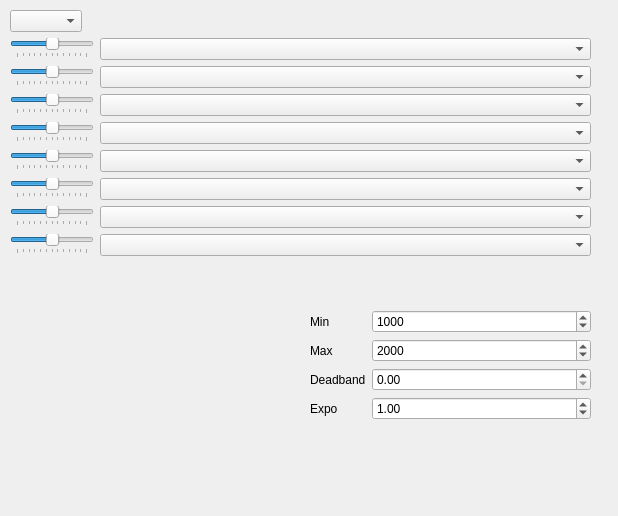
<?xml version="1.0" encoding="UTF-8"?>
<ui version="4.0">
 <class>InputMappingWindow</class>
 <widget class="QWidget" name="InputMappingWindow">
  <property name="geometry">
   <rect>
    <x>0</x>
    <y>0</y>
    <width>618</width>
    <height>516</height>
   </rect>
  </property>
  <property name="windowTitle">
   <string>Form</string>
  </property>
  <widget class="QCustomPlot" name="plot" native="true">
   <property name="geometry">
    <rect>
     <x>10</x>
     <y>310</y>
     <width>281</width>
     <height>171</height>
    </rect>
   </property>
   <property name="sizePolicy">
    <sizepolicy hsizetype="Expanding" vsizetype="Expanding">
     <horstretch>0</horstretch>
     <verstretch>0</verstretch>
    </sizepolicy>
   </property>
  </widget>
  <widget class="QWidget" name="layoutWidget">
   <property name="geometry">
    <rect>
     <x>310</x>
     <y>310</y>
     <width>281</width>
     <height>171</height>
    </rect>
   </property>
   <layout class="QFormLayout" name="formLayout">
    <item row="0" column="0">
     <widget class="QLabel" name="label">
      <property name="text">
       <string>Min</string>
      </property>
     </widget>
    </item>
    <item row="0" column="1">
     <widget class="QSpinBox" name="min">
      <property name="maximum">
       <number>3000</number>
      </property>
      <property name="value">
       <number>1000</number>
      </property>
     </widget>
    </item>
    <item row="1" column="0">
     <widget class="QLabel" name="label_3">
      <property name="text">
       <string>Max</string>
      </property>
     </widget>
    </item>
    <item row="1" column="1">
     <widget class="QSpinBox" name="max">
      <property name="maximum">
       <number>3000</number>
      </property>
      <property name="value">
       <number>2000</number>
      </property>
     </widget>
    </item>
    <item row="2" column="0">
     <widget class="QLabel" name="label_4">
      <property name="text">
       <string>Deadband</string>
      </property>
     </widget>
    </item>
    <item row="2" column="1">
     <widget class="QDoubleSpinBox" name="deadband">
      <property name="maximum">
       <double>1.000000000000000</double>
      </property>
      <property name="singleStep">
       <double>0.100000000000000</double>
      </property>
     </widget>
    </item>
    <item row="3" column="0">
     <widget class="QLabel" name="label_5">
      <property name="text">
       <string>Expo</string>
      </property>
     </widget>
    </item>
    <item row="3" column="1">
     <widget class="QDoubleSpinBox" name="expo">
      <property name="maximum">
       <double>2.000000000000000</double>
      </property>
      <property name="singleStep">
       <double>0.100000000000000</double>
      </property>
      <property name="value">
       <double>1.000000000000000</double>
      </property>
     </widget>
    </item>
   </layout>
  </widget>
  <widget class="QWidget" name="">
   <property name="geometry">
    <rect>
     <x>10</x>
     <y>10</y>
     <width>581</width>
     <height>262</height>
    </rect>
   </property>
   <layout class="QFormLayout" name="formLayout_2">
    <item row="0" column="0">
     <widget class="QComboBox" name="comboBox_2"/>
    </item>
    <item row="1" column="0">
     <widget class="QSlider" name="horizontalSlider">
      <property name="sizePolicy">
       <sizepolicy hsizetype="Expanding" vsizetype="Fixed">
        <horstretch>0</horstretch>
        <verstretch>0</verstretch>
       </sizepolicy>
      </property>
      <property name="minimum">
       <number>900</number>
      </property>
      <property name="maximum">
       <number>2100</number>
      </property>
      <property name="singleStep">
       <number>10</number>
      </property>
      <property name="pageStep">
       <number>100</number>
      </property>
      <property name="value">
       <number>1500</number>
      </property>
      <property name="orientation">
       <enum>Qt::Horizontal</enum>
      </property>
      <property name="invertedAppearance">
       <bool>false</bool>
      </property>
      <property name="tickPosition">
       <enum>QSlider::TicksBelow</enum>
      </property>
      <property name="tickInterval">
       <number>100</number>
      </property>
     </widget>
    </item>
    <item row="1" column="1">
     <widget class="QComboBox" name="comboBox"/>
    </item>
    <item row="2" column="0">
     <widget class="QSlider" name="horizontalSlider_2">
      <property name="sizePolicy">
       <sizepolicy hsizetype="Expanding" vsizetype="Fixed">
        <horstretch>0</horstretch>
        <verstretch>0</verstretch>
       </sizepolicy>
      </property>
      <property name="minimum">
       <number>900</number>
      </property>
      <property name="maximum">
       <number>2100</number>
      </property>
      <property name="singleStep">
       <number>10</number>
      </property>
      <property name="pageStep">
       <number>100</number>
      </property>
      <property name="value">
       <number>1500</number>
      </property>
      <property name="orientation">
       <enum>Qt::Horizontal</enum>
      </property>
      <property name="invertedAppearance">
       <bool>false</bool>
      </property>
      <property name="tickPosition">
       <enum>QSlider::TicksBelow</enum>
      </property>
      <property name="tickInterval">
       <number>100</number>
      </property>
     </widget>
    </item>
    <item row="2" column="1">
     <widget class="QComboBox" name="comboBox_3"/>
    </item>
    <item row="3" column="0">
     <widget class="QSlider" name="horizontalSlider_3">
      <property name="sizePolicy">
       <sizepolicy hsizetype="Expanding" vsizetype="Fixed">
        <horstretch>0</horstretch>
        <verstretch>0</verstretch>
       </sizepolicy>
      </property>
      <property name="minimum">
       <number>900</number>
      </property>
      <property name="maximum">
       <number>2100</number>
      </property>
      <property name="singleStep">
       <number>10</number>
      </property>
      <property name="pageStep">
       <number>100</number>
      </property>
      <property name="value">
       <number>1500</number>
      </property>
      <property name="orientation">
       <enum>Qt::Horizontal</enum>
      </property>
      <property name="invertedAppearance">
       <bool>false</bool>
      </property>
      <property name="tickPosition">
       <enum>QSlider::TicksBelow</enum>
      </property>
      <property name="tickInterval">
       <number>100</number>
      </property>
     </widget>
    </item>
    <item row="3" column="1">
     <widget class="QComboBox" name="comboBox_4"/>
    </item>
    <item row="4" column="0">
     <widget class="QSlider" name="horizontalSlider_4">
      <property name="sizePolicy">
       <sizepolicy hsizetype="Expanding" vsizetype="Fixed">
        <horstretch>0</horstretch>
        <verstretch>0</verstretch>
       </sizepolicy>
      </property>
      <property name="minimum">
       <number>900</number>
      </property>
      <property name="maximum">
       <number>2100</number>
      </property>
      <property name="singleStep">
       <number>10</number>
      </property>
      <property name="pageStep">
       <number>100</number>
      </property>
      <property name="value">
       <number>1500</number>
      </property>
      <property name="orientation">
       <enum>Qt::Horizontal</enum>
      </property>
      <property name="invertedAppearance">
       <bool>false</bool>
      </property>
      <property name="tickPosition">
       <enum>QSlider::TicksBelow</enum>
      </property>
      <property name="tickInterval">
       <number>100</number>
      </property>
     </widget>
    </item>
    <item row="4" column="1">
     <widget class="QComboBox" name="comboBox_5"/>
    </item>
    <item row="5" column="0">
     <widget class="QSlider" name="horizontalSlider_5">
      <property name="sizePolicy">
       <sizepolicy hsizetype="Expanding" vsizetype="Fixed">
        <horstretch>0</horstretch>
        <verstretch>0</verstretch>
       </sizepolicy>
      </property>
      <property name="minimum">
       <number>900</number>
      </property>
      <property name="maximum">
       <number>2100</number>
      </property>
      <property name="singleStep">
       <number>10</number>
      </property>
      <property name="pageStep">
       <number>100</number>
      </property>
      <property name="value">
       <number>1500</number>
      </property>
      <property name="orientation">
       <enum>Qt::Horizontal</enum>
      </property>
      <property name="invertedAppearance">
       <bool>false</bool>
      </property>
      <property name="tickPosition">
       <enum>QSlider::TicksBelow</enum>
      </property>
      <property name="tickInterval">
       <number>100</number>
      </property>
     </widget>
    </item>
    <item row="5" column="1">
     <widget class="QComboBox" name="comboBox_6"/>
    </item>
    <item row="6" column="0">
     <widget class="QSlider" name="horizontalSlider_6">
      <property name="sizePolicy">
       <sizepolicy hsizetype="Expanding" vsizetype="Fixed">
        <horstretch>0</horstretch>
        <verstretch>0</verstretch>
       </sizepolicy>
      </property>
      <property name="minimum">
       <number>900</number>
      </property>
      <property name="maximum">
       <number>2100</number>
      </property>
      <property name="singleStep">
       <number>10</number>
      </property>
      <property name="pageStep">
       <number>100</number>
      </property>
      <property name="value">
       <number>1500</number>
      </property>
      <property name="orientation">
       <enum>Qt::Horizontal</enum>
      </property>
      <property name="invertedAppearance">
       <bool>false</bool>
      </property>
      <property name="tickPosition">
       <enum>QSlider::TicksBelow</enum>
      </property>
      <property name="tickInterval">
       <number>100</number>
      </property>
     </widget>
    </item>
    <item row="6" column="1">
     <widget class="QComboBox" name="comboBox_7"/>
    </item>
    <item row="7" column="0">
     <widget class="QSlider" name="horizontalSlider_7">
      <property name="sizePolicy">
       <sizepolicy hsizetype="Expanding" vsizetype="Fixed">
        <horstretch>0</horstretch>
        <verstretch>0</verstretch>
       </sizepolicy>
      </property>
      <property name="minimum">
       <number>900</number>
      </property>
      <property name="maximum">
       <number>2100</number>
      </property>
      <property name="singleStep">
       <number>10</number>
      </property>
      <property name="pageStep">
       <number>100</number>
      </property>
      <property name="value">
       <number>1500</number>
      </property>
      <property name="orientation">
       <enum>Qt::Horizontal</enum>
      </property>
      <property name="invertedAppearance">
       <bool>false</bool>
      </property>
      <property name="tickPosition">
       <enum>QSlider::TicksBelow</enum>
      </property>
      <property name="tickInterval">
       <number>100</number>
      </property>
     </widget>
    </item>
    <item row="7" column="1">
     <widget class="QComboBox" name="comboBox_8"/>
    </item>
    <item row="8" column="0">
     <widget class="QSlider" name="horizontalSlider_8">
      <property name="sizePolicy">
       <sizepolicy hsizetype="Expanding" vsizetype="Fixed">
        <horstretch>0</horstretch>
        <verstretch>0</verstretch>
       </sizepolicy>
      </property>
      <property name="minimum">
       <number>900</number>
      </property>
      <property name="maximum">
       <number>2100</number>
      </property>
      <property name="singleStep">
       <number>10</number>
      </property>
      <property name="pageStep">
       <number>100</number>
      </property>
      <property name="value">
       <number>1500</number>
      </property>
      <property name="orientation">
       <enum>Qt::Horizontal</enum>
      </property>
      <property name="invertedAppearance">
       <bool>false</bool>
      </property>
      <property name="tickPosition">
       <enum>QSlider::TicksBelow</enum>
      </property>
      <property name="tickInterval">
       <number>100</number>
      </property>
     </widget>
    </item>
    <item row="8" column="1">
     <widget class="QComboBox" name="comboBox_9"/>
    </item>
   </layout>
  </widget>
 </widget>
 <customwidgets>
  <customwidget>
   <class>QCustomPlot</class>
   <extends>QWidget</extends>
   <header>qcustomplot.h</header>
   <container>1</container>
  </customwidget>
 </customwidgets>
 <resources/>
 <connections/>
</ui>
